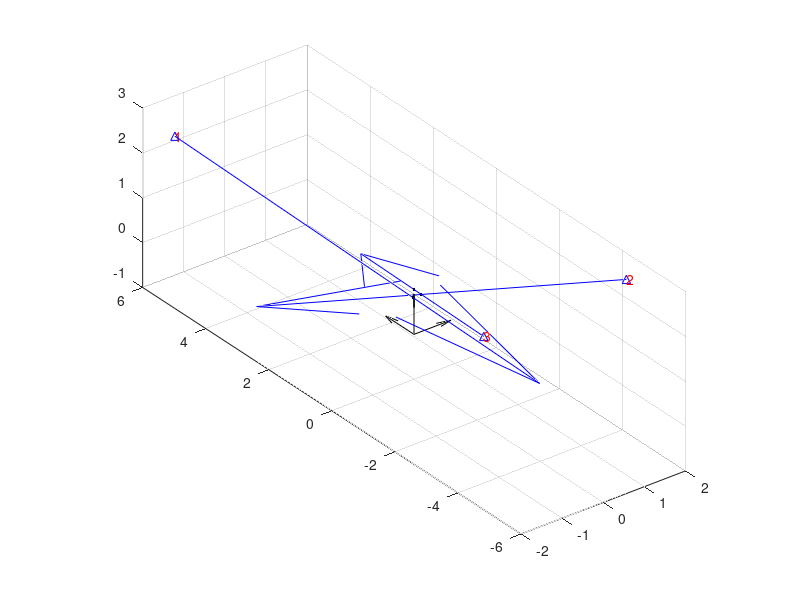

Source code (MATLAB): (Note: this script raises an error after producing the figure.)

%% Setup

O = zeros(3, 3);

ID = eye(3, 3);
ID_x = ID(1, :);
ID_y = ID(2, :);
ID_z = ID(3, :);

quiver3(O(1, :), O(2, :), O(3, :), ID_x, ID_y, ID_z, 'k'); % plot origin
grid on
daspect([1 1 1])
hold on

SINGLE_BASESTATION = false;
% SINGLE_BASESTATION = true;

RAYS_FAR_APART = false;
RAYS_FAR_APART = true;

% Base Station positions in World Frame: (in Meters)
B_1 = [-1.789562; 5.251678; 2.641019];
B_2 = [1.734847; -4.475452; 2.665298];
B_3 = [-1.759562; -4.505452; 2.635298];

if SINGLE_BASESTATION
    B_2 = B_1; % single base station
    B_3 = B_1; % single base station
end

plot3(B_1(1), B_1(2), B_1(3), 'b^-'); % plot Base Station
text(B_1(1), B_1(2), B_1(3), '1', 'Color', 'r')

plot3(B_2(1), B_2(2), B_2(3), 'b^-'); % plot Base Station
text(B_2(1), B_2(2), B_2(3), '2', 'Color', 'r')

plot3(B_3(1), B_3(2), B_3(3), 'b^-'); % plot Base Station
text(B_3(1), B_3(2), B_3(3), '3', 'Color', 'r')

% Artibary point on a Ray in World Frame (in Meters), to generate the Ray Vector
% Rp_1 = [- 0.1; - 0.1; 1 - 0.1];
% Rp_2 = [+ 0.1; + 0.1; 1 + 0.1];

Rp_1 = [- 0.1; - 0.1; 1 - 0.1];

if RAYS_FAR_APART
    Rp_2 = Rp_1 + [0.2; 0 ; 0];
    Rp_3 = Rp_1 + [0.1; 0.1 ; 0.1];
else
    Rp_2 = Rp_1 + [0.03; 0 ; 0];
    Rp_3 = Rp_1 + [0.0075; 0.0075 ; 0.0075];
end

plot3(Rp_1(1), Rp_1(2), Rp_1(3), 'k.-'); % plot Artibary point on Ray
plot3(Rp_2(1), Rp_2(2), Rp_2(3), 'k.-'); % plot Artibary point on Ray
plot3(Rp_3(1), Rp_3(2), Rp_3(3), 'k.-'); % plot Artibary point on Ray

% Unit Vector of Ray from Base Stations
u = (Rp_1 - B_1) / norm(Rp_1 - B_1);
v = (Rp_2 - B_2) / norm(Rp_2 - B_2);
g = (Rp_3 - B_3) / norm(Rp_3 - B_3);

% Simulated End of Ray
ray_length = 10;
R_1 = ray_length * u;
R_2 = ray_length * v;
R_3 = ray_length * g;

quiver3(B_1(1), B_1(2), B_1(3), R_1(1), R_1(2), R_1(3), 'b'); % plot Rays
quiver3(B_2(1), B_2(2), B_2(3), R_2(1), R_2(2), R_2(3), 'b');
quiver3(B_3(1), B_3(2), B_3(3), R_3(1), R_3(2), R_3(3), 'b');

% distance between Base Stations
fprintf('Distance Between BS 2 & 1: %f\n', norm(B_2 - B_1));
fprintf('Distance Between BS 3 & 1: %f\n', norm(B_3 - B_1));
fprintf('Distance Between BS 3 & 2: %f\n', norm(B_2 - B_3));

%% 2 Base Stations, 1 Sensor (Find Shortest Segment between Rays)


[Sc_1, Sc_2, d_c, k, d_c_k] = shortest_segment(B_1, u, B_2, v);
fprintf('Shortest Distance Between Rays from BS 1 & 2: %f\n', d_c);
plot3(Sc_1(1), Sc_1(2), Sc_1(3), 'b.-', Sc_2(1), Sc_2(2), Sc_2(3), 'b.-'); % plot Shortest Segment points
quiver3(Sc_1(1), Sc_1(2), Sc_1(3), d_c_k(1), d_c_k(2), d_c_k(3), 'b'); % plot Shortest Segment vector

[Sc_1, Sc_2, d_c, k, d_c_k] = shortest_segment(B_1, u, B_3, g);
fprintf('Shortest Distance Between Rays from BS 1 & 3: %f\n', d_c);
plot3(Sc_1(1), Sc_1(2), Sc_1(3), 'b.-', Sc_2(1), Sc_2(2), Sc_2(3), 'b.-'); % plot Shortest Segment points
quiver3(Sc_1(1), Sc_1(2), Sc_1(3), d_c_k(1), d_c_k(2), d_c_k(3), 'b'); % plot Shortest Segment vector

[Sc_1, Sc_2, d_c, k, d_c_k] = shortest_segment(B_2, v, B_3, g);
fprintf('Shortest Distance Between Rays from BS 2 & 3: %f\n', d_c);
plot3(Sc_1(1), Sc_1(2), Sc_1(3), 'b.-', Sc_2(1), Sc_2(2), Sc_2(3), 'b.-'); % plot Shortest Segment points
quiver3(Sc_1(1), Sc_1(2), Sc_1(3), d_c_k(1), d_c_k(2), d_c_k(3), 'b'); % plot Shortest Segment vector

% since Rays from Base Stations should surely touch the Sensor at the same
% point, the distance here should be zero.
% the extra distance may signify incorrect Base Station origins or lack of
% calibration

%%  2 Base Stations on 2 different Sensors (Best Fit of Segment between Rays)
%% Calc

% re-use the points for array as Tracker sensor detections
% so the error should be zero

D_21 = Rp_2 - Rp_1;

fprintf('Assumed Distance Between Sensors: %f\n', norm(D_21));
fprintf('Sensor Vector: \n');
disp(D_21);


%% Plot Calc

step_size = 0.05;
offset = 0;
offset = -step_size/2;
increments = 40;
for i=1:increments
%     disp(i)
    increment = (i-increments/2)*step_size + offset;

    d_BS1 = norm(Rp_1 - B_1);
    s_n = d_BS1 + increment;
    
    w_0 = B_2 - B_1;
    x = w_0 - D_21 - s_n*u;
    
%     t_n = v\(d_S*q + s_n*u - w_0);
%     t_n = v\(D_21 + s_n*u - w_0);
%     t_n = v\(-x);
%     t_n = v\(s_n*u + D_21 - w_0);
%     t_n = v\(s_n*u) + v\(D_21 - w_0);
%     t_n = (v\u)*s_n + v\(D_21 - w_0);
%     t_n = (v\u)*s_n + v\(D_21 - w_0); % linear equation

    D_w = D_21 - w_0;
    m = (v\u);
    c = v\(D_w);
    t_n = m*s_n + c; % linear equation
    
%     t_n = mldivide(v, (d_S*q + s_n*u - w_0));
%     t_n = (d_S*q + s_n*u - w_0).' * v;
%     t_n = (D_21 + s_n*u - w_0).' * v; 
    
    Sn_1 = B_1 + s_n*u;
%     Sn_2 = B_2 + t_n*v;
%     Sn_2 = B_2 + ((d_S*q + s_n*u - w_0).' * v)*v;
%     Sn_2 = B_2 + (d_S*q + s_n*u - w_0).' * v*v;
%     Sn_2 = B_2 + (D_21 + s_n*u - w_0).' * v*v;
    Sn_2 = B_2 + (D_21 + s_n*u - w_0).' * v*v;

    k = (Sn_2 - Sn_1) / norm(Sn_2 - Sn_1);
    
%     d_n = norm(Sn_2 - Sn_1)
%     d_n = norm((B_2 + t_n*v) - (B_1 + s_n*u));
%     d_n = (Sn_2 - Sn_1).' * k;
    d_n = (Sn_2 - Sn_1).' * k;
    
    d_n_k = d_n * k;
    
    d_S = norm(D_21);
    q = D_21/norm(D_21);
    % d_S_q = d_S*q;
    
    
%     error = norm(d_n_k - d_S_q);
%     error = power(norm(d_n_k - d_S_q), 2);
%     error = power(norm(d_n_k - D_21), 2);
%     error = power( norm( w_0 +  t_n*v - s_n*u - D_21 ), 2);
%     error = power( norm( w_0 +  ( (D_21 + s_n*u - w_0).' * v )*v - s_n*u - D_21 ), 2);
%     error = power( norm( w_0 +  (D_21 + s_n*u - w_0).' * v*v - s_n*u - D_21 ), 2);
%     error = power( norm( w_0 +  v\(D_21 + s_n*u - w_0) *v - s_n*u - D_21 ), 2);

%     error = power( norm( x + v\(-x) *v  ), 2);
%     error = power( norm( x + t_n *v  ), 2);
%     error = power( norm( x + ((v\u)*s_n + v\(D_21 - w_0)) *v  ), 2);
%     error = power( norm( x + (v\u)*v*s_n + v\(D_21 - w_0)*v ), 2);
%     error = power( norm( x + m*v*s_n + v\(D_21 - w_0)*v ), 2);
    
%     v_error = x + m*v*s_n + c*v;
%     v_error = w_0 - D_21 - s_n*u + m*v*s_n + c*v;
%     v_error = m*v*s_n - s_n*u + c*v +  w_0 - D_21;
%     v_error = s_n*m*v - s_n*u + (c*v +  w_0 - D_21);
%     v_error = s_n*(m*v - u) + (c*v +  w_0 - D_21);
    
%     m_v = (m*v - u);
%     c_v = (c*v +  w_0 - D_21);
%     m_v = ((v\u)*v - u);
%     c_v = (v\(D_21 - w_0)*v +  w_0 - D_21);
%     v_error = s_n*m_v + c_v;
    
    v_error = s_n*(m*v - u) + (c*v - D_w);
    
    error = power( norm( v_error ), 2);
    
    
    fprintf('%f \t %f \t %f \t %f \t %f \t %f \t %f \n', increment, s_n, t_n, error, v_error(1), v_error(2), v_error(3));
    
    plot3(Sn_1(1), Sn_1(2), Sn_1(3), 'g.-', Sn_2(1), Sn_2(2), Sn_2(3), 'g.-');
    quiver3(Sn_1(1), Sn_1(2), Sn_1(3), d_n_k(1), d_n_k(2), d_n_k(3), 'g');

    plot3(s_n, t_n, error, 'g.-');
    
end



%% Plot End

% legend({'B_1', 'B_2', 'Rp_1', 'Rp_2', 'Sa_1', 'Sa_2'});

hold off